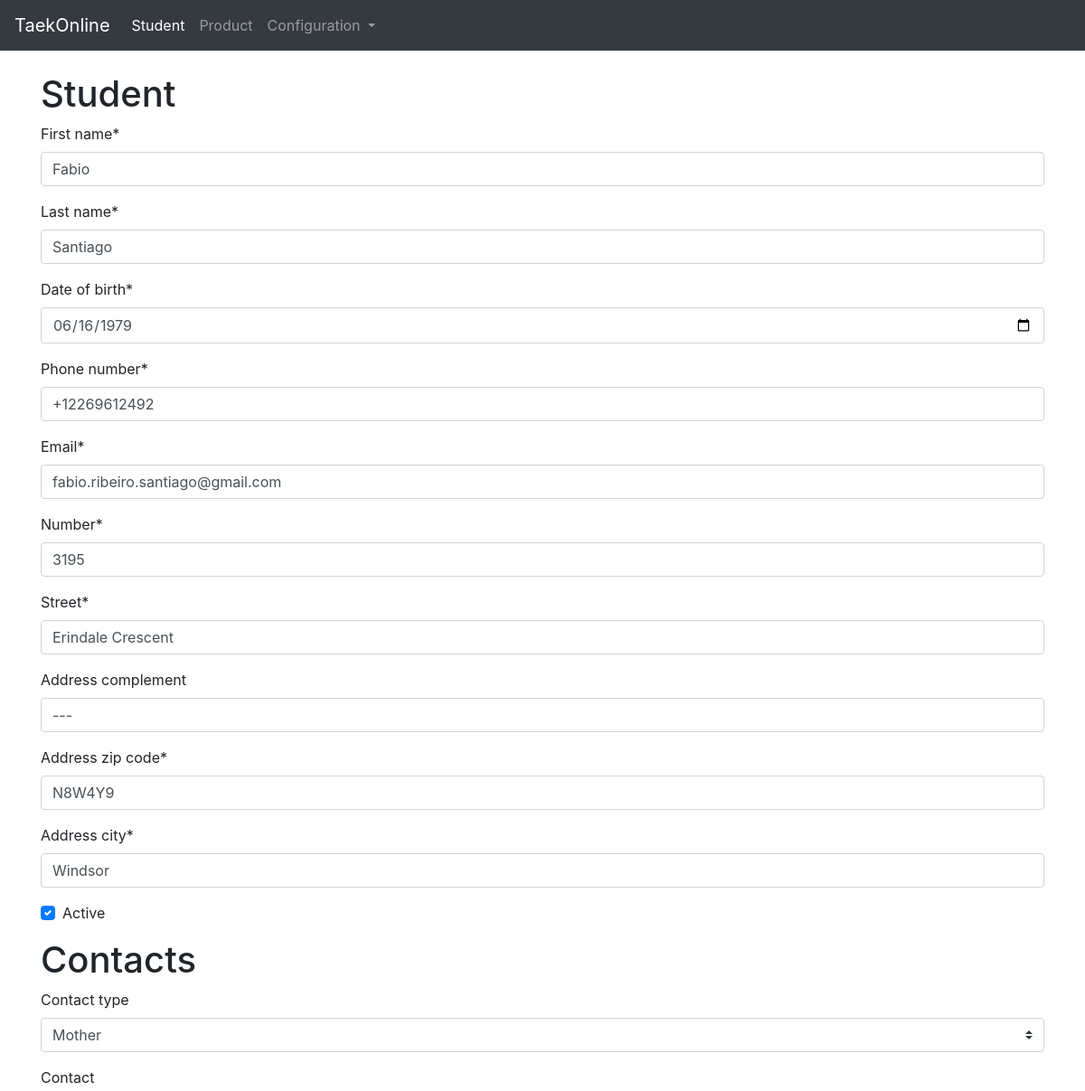
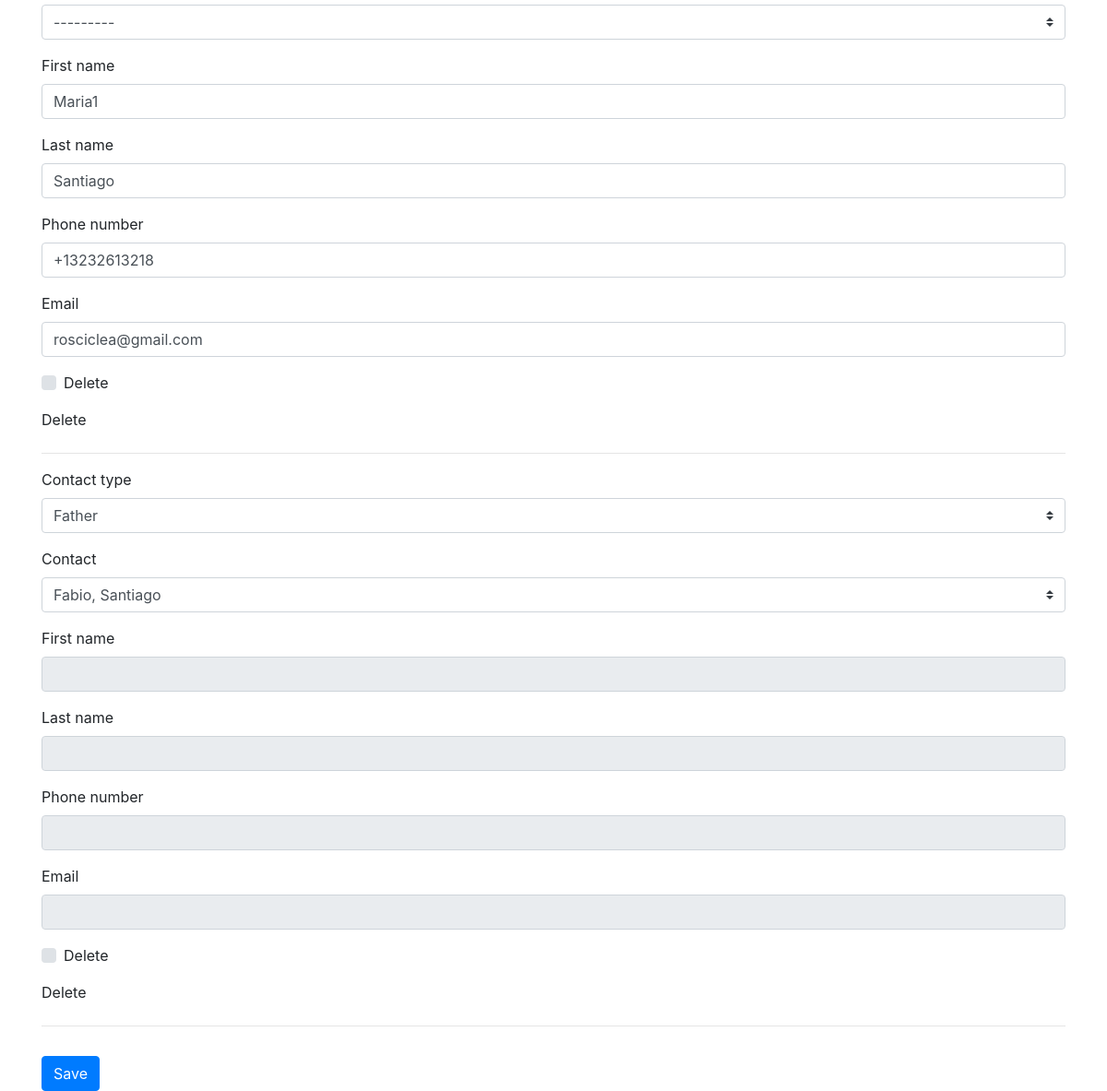
Screenshot of /student/1/change with the database file from the repository (2 pictures, top to bottom).
### taekonline/models.py (models this page shows, shortened)
class Student(models.Model):
    first_name = models.CharField(max_length=100, null=False, blank=False)
    last_name = models.CharField(max_length=100, null=False, blank=False)
    date_of_birth = models.DateField(auto_now=False, auto_now_add=False)
    date_joined = models.DateTimeField(auto_now=False, auto_now_add=True)
    phone_number = PhoneNumberField()
    email = models.EmailField(blank=False, null=False)
    address_number = models.IntegerField(verbose_name="number", null=False, blank=False)
    address_street = models.CharField(verbose_name="street", max_length=200, null=False, blank=False)
    address_complement = models.CharField(max_length=200, null=True, blank=True)
    address_zip_code = models.CharField(max_length=6, null=False, blank=False)
    address_city = models.CharField(max_length=50, null=False, blank=False)
    active = models.BooleanField(default=True)
    @property
    def name(self):
        return ', '.join((self.first_name,self.last_name))
    def __str__(self):
        return self.name

### taekonline/views.py (the view)
# urls.py: path('student/<int:id>/change', views.student_change, name='student_change'),
def student_change(request, id, template_name='students/student_form.html'):
	student = Student.objects.get(id=int(id))
	if request.POST:
		form = StudentForm(request.POST, instance=student)
		formset = StudentContactFormSet(request.POST, request.FILES, instance=student)
		if form.is_valid() and formset.is_valid():
			form.save()
			formset.save()
			return redirect('student')
		else:
			return render(request, template_name, {'form':form, 'formset':formset})
	else:
		form = StudentForm(instance=student)
		formset = StudentContactFormSet(instance=student)
	return render(request, template_name, {'form':form, 'formset':formset})

### taekonline/models.py (called while the page is built)
    def __str__(self):
        return self.description

### taekonline/templates/students/student_form.html (shortened to what this page needs)
{% extends 'base.html' %}
{% load static %}
{% load crispy_forms_tags %}
{% block content %}
<form method="post" action="{{ request.path }}">
    <h1>Student</h1>
    {% crispy form %}
    <h1>Contacts</h1>
    <table class="table table-striped table-condensed">
        {% for f in formset.forms %}
        <tr class="{% cycle 'contact1' 'contact2' %}">
            {% crispy f %}
            {% if f.fields.id.initial and formset.can_delete %}
                {{ f.DELETE }} <label>{{ f.DELETE.label }}</label>
            {% endif %}
        </tr>
        <hr>
        {% endfor %}
    </table>
    <input type="submit" class="btn btn-primary" value="Save">
</form>
{% endblock content %}

### taekonline/templates/base.html (style rules this page uses)
body { padding-top: 5rem; }

### rows the page displays
Student: first_name "Fabio", last_name "Santiago", date_of_birth "06/16/1979", phone_number "+12269612492", email "fabio.ribeiro.santiago@gmail.com", address_number "3195", address_street "Erindale Crescent", address_complement "---", address_zip_code "N8W4Y9", address_city "Windsor"

### other values shown
{{ f.DELETE.label }} "Delete" "Delete"
